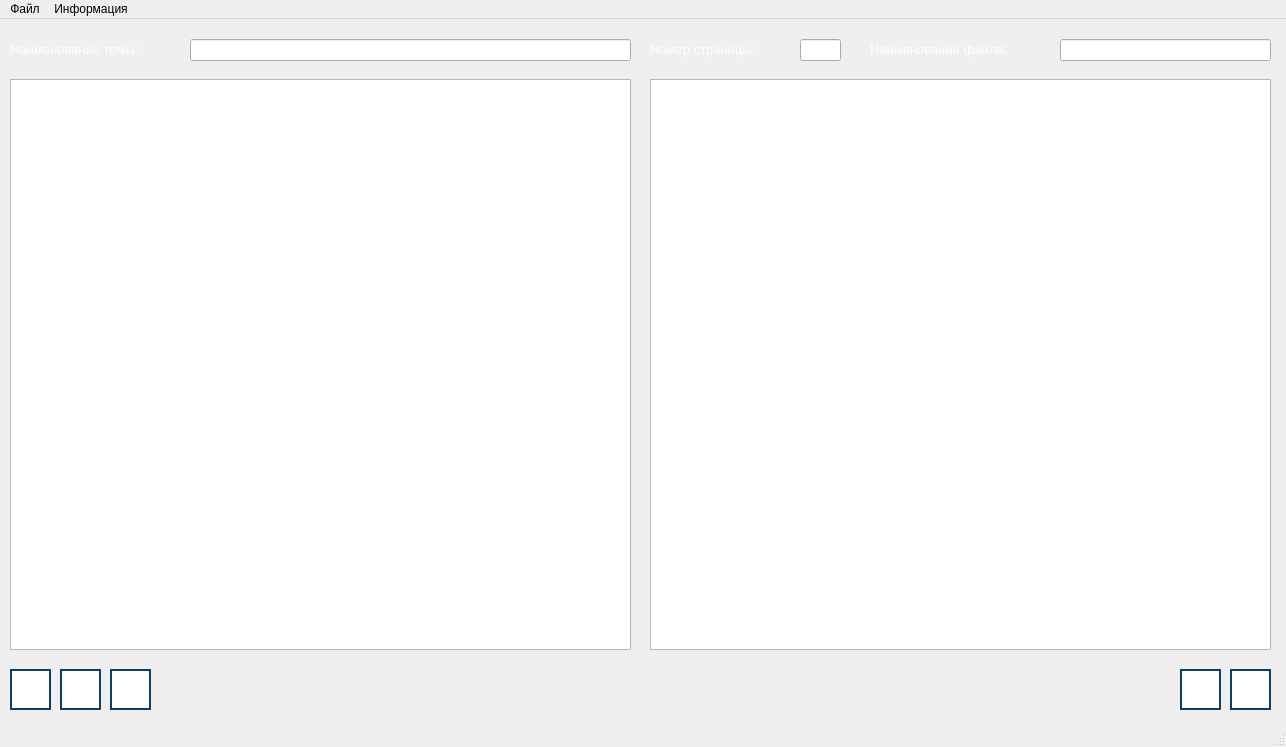
<?xml version="1.0" encoding="UTF-8"?>
<ui version="4.0">
 <class>AdminTheoryWindow</class>
 <widget class="QMainWindow" name="AdminTheoryWindow">
  <property name="geometry">
   <rect>
    <x>0</x>
    <y>0</y>
    <width>1286</width>
    <height>747</height>
   </rect>
  </property>
  <property name="windowTitle">
   <string>Администрирование модуля &quot;Теория&quot; | RayTracing | Alpha 1.6v</string>
  </property>
  <widget class="QWidget" name="centralwidget">
   <widget class="QLabel" name="label_name_theme">
    <property name="geometry">
     <rect>
      <x>10</x>
      <y>20</y>
      <width>181</width>
      <height>21</height>
     </rect>
    </property>
    <property name="font">
     <font>
      <pointsize>10</pointsize>
     </font>
    </property>
    <property name="styleSheet">
     <string notr="true">color:rgb(255, 255, 255);</string>
    </property>
    <property name="text">
     <string>Наименование темы:</string>
    </property>
   </widget>
   <widget class="QLineEdit" name="text_name_theme">
    <property name="geometry">
     <rect>
      <x>190</x>
      <y>20</y>
      <width>441</width>
      <height>22</height>
     </rect>
    </property>
   </widget>
   <widget class="QLabel" name="label_number">
    <property name="geometry">
     <rect>
      <x>650</x>
      <y>20</y>
      <width>141</width>
      <height>21</height>
     </rect>
    </property>
    <property name="font">
     <font>
      <pointsize>10</pointsize>
     </font>
    </property>
    <property name="styleSheet">
     <string notr="true">color:rgb(255, 255, 255);</string>
    </property>
    <property name="text">
     <string>Номер страницы:</string>
    </property>
   </widget>
   <widget class="QLineEdit" name="text_num">
    <property name="geometry">
     <rect>
      <x>800</x>
      <y>20</y>
      <width>41</width>
      <height>22</height>
     </rect>
    </property>
   </widget>
   <widget class="QTextEdit" name="text_theory">
    <property name="geometry">
     <rect>
      <x>10</x>
      <y>60</y>
      <width>621</width>
      <height>571</height>
     </rect>
    </property>
   </widget>
   <widget class="QTextBrowser" name="html_theory">
    <property name="geometry">
     <rect>
      <x>650</x>
      <y>60</y>
      <width>621</width>
      <height>571</height>
     </rect>
    </property>
   </widget>
   <widget class="QLabel" name="label_name_file">
    <property name="geometry">
     <rect>
      <x>870</x>
      <y>20</y>
      <width>181</width>
      <height>21</height>
     </rect>
    </property>
    <property name="font">
     <font>
      <pointsize>10</pointsize>
     </font>
    </property>
    <property name="styleSheet">
     <string notr="true">color:rgb(255, 255, 255);</string>
    </property>
    <property name="text">
     <string>Наименование файла:</string>
    </property>
   </widget>
   <widget class="QLineEdit" name="text_name_file">
    <property name="geometry">
     <rect>
      <x>1060</x>
      <y>20</y>
      <width>211</width>
      <height>22</height>
     </rect>
    </property>
   </widget>
   <widget class="QPushButton" name="button_help">
    <property name="geometry">
     <rect>
      <x>1230</x>
      <y>650</y>
      <width>41</width>
      <height>41</height>
     </rect>
    </property>
    <property name="toolTip">
     <string>Получить справку</string>
    </property>
    <property name="styleSheet">
     <string notr="true">QPushButton {
    background-color: rgb(255, 255, 255);
    border: 2px solid #094065;
}

QPushButton:pressed {
    background-color:  rgb(118, 118, 118);
}
</string>
    </property>
    <property name="text">
     <string/>
    </property>
    <property name="icon">
     <iconset>
      <normaloff>images/help-button.png</normaloff>images/help-button.png</iconset>
    </property>
    <property name="iconSize">
     <size>
      <width>36</width>
      <height>36</height>
     </size>
    </property>
   </widget>
   <widget class="QPushButton" name="button_generation">
    <property name="geometry">
     <rect>
      <x>10</x>
      <y>650</y>
      <width>41</width>
      <height>41</height>
     </rect>
    </property>
    <property name="toolTip">
     <string>Сгенерировать атрибуты для файла</string>
    </property>
    <property name="styleSheet">
     <string notr="true">QPushButton {
    background-color: rgb(255, 255, 255);
    border: 2px solid #094065;
}

QPushButton:pressed {
    background-color:  rgb(118, 118, 118);
}
</string>
    </property>
    <property name="text">
     <string/>
    </property>
    <property name="icon">
     <iconset>
      <normaloff>images/generation-attributes-button.png</normaloff>images/generation-attributes-button.png</iconset>
    </property>
    <property name="iconSize">
     <size>
      <width>36</width>
      <height>36</height>
     </size>
    </property>
   </widget>
   <widget class="QPushButton" name="button_add">
    <property name="geometry">
     <rect>
      <x>60</x>
      <y>650</y>
      <width>41</width>
      <height>41</height>
     </rect>
    </property>
    <property name="toolTip">
     <string>Добавить файл с теоретическим материалом в базу</string>
    </property>
    <property name="styleSheet">
     <string notr="true">QPushButton {
    background-color: rgb(255, 255, 255);
    border: 2px solid #094065;
}

QPushButton:pressed {
    background-color:  rgb(118, 118, 118);
}
</string>
    </property>
    <property name="text">
     <string/>
    </property>
    <property name="icon">
     <iconset>
      <normaloff>images/add-file-button.png</normaloff>images/add-file-button.png</iconset>
    </property>
    <property name="iconSize">
     <size>
      <width>30</width>
      <height>30</height>
     </size>
    </property>
   </widget>
   <widget class="QPushButton" name="button_exit">
    <property name="geometry">
     <rect>
      <x>1180</x>
      <y>650</y>
      <width>41</width>
      <height>41</height>
     </rect>
    </property>
    <property name="toolTip">
     <string>Закрыть форму администрирования модуля</string>
    </property>
    <property name="styleSheet">
     <string notr="true">QPushButton {
    background-color: rgb(255, 255, 255);
    border: 2px solid #094065;
}

QPushButton:pressed {
    background-color:  rgb(118, 118, 118);
}
</string>
    </property>
    <property name="text">
     <string/>
    </property>
    <property name="icon">
     <iconset>
      <normaloff>images/exit-button.png</normaloff>images/exit-button.png</iconset>
    </property>
    <property name="iconSize">
     <size>
      <width>30</width>
      <height>30</height>
     </size>
    </property>
   </widget>
   <widget class="QPushButton" name="button_options">
    <property name="geometry">
     <rect>
      <x>110</x>
      <y>650</y>
      <width>41</width>
      <height>41</height>
     </rect>
    </property>
    <property name="toolTip">
     <string>Изменить настройки ввода</string>
    </property>
    <property name="styleSheet">
     <string notr="true">QPushButton {
    background-color: rgb(255, 255, 255);
    border: 2px solid #094065;
}

QPushButton:pressed {
    background-color:  rgb(118, 118, 118);
}
</string>
    </property>
    <property name="text">
     <string/>
    </property>
    <property name="icon">
     <iconset>
      <normaloff>images/edit-lab-button.png</normaloff>images/edit-lab-button.png</iconset>
    </property>
    <property name="iconSize">
     <size>
      <width>30</width>
      <height>30</height>
     </size>
    </property>
   </widget>
  </widget>
  <widget class="QMenuBar" name="menubar">
   <property name="geometry">
    <rect>
     <x>0</x>
     <y>0</y>
     <width>1286</width>
     <height>26</height>
    </rect>
   </property>
   <widget class="QMenu" name="menu">
    <property name="title">
     <string>Файл</string>
    </property>
    <widget class="QMenu" name="menu_4">
     <property name="title">
      <string>Открыть</string>
     </property>
     <addaction name="action_open_resource"/>
     <addaction name="action_open_directory"/>
    </widget>
    <addaction name="action_create"/>
    <addaction name="menu_4"/>
    <addaction name="action_save"/>
   </widget>
   <widget class="QMenu" name="menu_2">
    <property name="title">
     <string>Информация</string>
    </property>
    <addaction name="action_help"/>
    <addaction name="action_manual"/>
   </widget>
   <addaction name="menu"/>
   <addaction name="menu_2"/>
  </widget>
  <widget class="QStatusBar" name="statusbar"/>
  <action name="action_create">
   <property name="text">
    <string>Создать</string>
   </property>
  </action>
  <action name="action_save">
   <property name="text">
    <string>Сохранить</string>
   </property>
  </action>
  <action name="action_help">
   <property name="text">
    <string>Справка</string>
   </property>
  </action>
  <action name="action_manual">
   <property name="text">
    <string>Руководство по созданию файлов</string>
   </property>
  </action>
  <action name="action_open_resource">
   <property name="text">
    <string>Открыть из ресурсов</string>
   </property>
  </action>
  <action name="action_open_directory">
   <property name="text">
    <string>Открыть из директории</string>
   </property>
  </action>
 </widget>
 <resources/>
 <connections/>
</ui>
